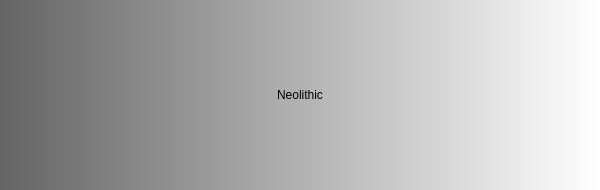
<?xml version="1.0" encoding="UTF-8"?>
<ui version="4.0">
 <class>AboutDialog</class>
 <widget class="QDialog" name="AboutDialog">
  <property name="geometry">
   <rect>
    <x>0</x>
    <y>0</y>
    <width>600</width>
    <height>190</height>
   </rect>
  </property>
  <property name="sizePolicy">
   <sizepolicy hsizetype="Fixed" vsizetype="Fixed">
    <horstretch>0</horstretch>
    <verstretch>0</verstretch>
   </sizepolicy>
  </property>
  <property name="minimumSize">
   <size>
    <width>600</width>
    <height>190</height>
   </size>
  </property>
  <property name="maximumSize">
   <size>
    <width>600</width>
    <height>190</height>
   </size>
  </property>
  <property name="windowTitle">
   <string>Dialog</string>
  </property>
  <property name="windowIcon">
   <iconset resource="MainWindow.qrc">
    <normaloff>:/main_wind/figure/main_wind/Fengsim_logo_about.png</normaloff>:/main_wind/figure/main_wind/Fengsim_logo_about.png</iconset>
  </property>
  <property name="windowOpacity">
   <double>1.000000000000000</double>
  </property>
  <property name="autoFillBackground">
   <bool>false</bool>
  </property>
  <property name="styleSheet">
   <string notr="true">background-color: qlineargradient(spread:pad, x1:0, y1:0, x2:1, y2:0, stop:0 rgba(100, 100, 100, 255), stop:1 rgb(255, 255, 255))</string>
  </property>
  <property name="sizeGripEnabled">
   <bool>false</bool>
  </property>
  <layout class="QHBoxLayout" name="horizontalLayout">
   <property name="spacing">
    <number>0</number>
   </property>
   <property name="leftMargin">
    <number>0</number>
   </property>
   <property name="topMargin">
    <number>0</number>
   </property>
   <property name="rightMargin">
    <number>0</number>
   </property>
   <property name="bottomMargin">
    <number>0</number>
   </property>
   <item>
    <widget class="ClickedLabel" name="label">
     <property name="minimumSize">
      <size>
       <width>600</width>
       <height>0</height>
      </size>
     </property>
     <property name="maximumSize">
      <size>
       <width>600</width>
       <height>150</height>
      </size>
     </property>
     <property name="text">
      <string>Neolithic</string>
     </property>
     <property name="textFormat">
      <enum>Qt::AutoText</enum>
     </property>
     <property name="pixmap">
      <pixmap resource="MainWindow.qrc">:/main_wind/image/Fengsim_logo_hi_2.png</pixmap>
     </property>
     <property name="scaledContents">
      <bool>false</bool>
     </property>
     <property name="alignment">
      <set>Qt::AlignCenter</set>
     </property>
    </widget>
   </item>
  </layout>
 </widget>
 <customwidgets>
  <customwidget>
   <class>ClickedLabel</class>
   <extends>QLabel</extends>
   <header location="global">AboutDialog.h</header>
  </customwidget>
 </customwidgets>
 <resources>
  <include location="MainWindow.qrc"/>
 </resources>
 <connections/>
</ui>
